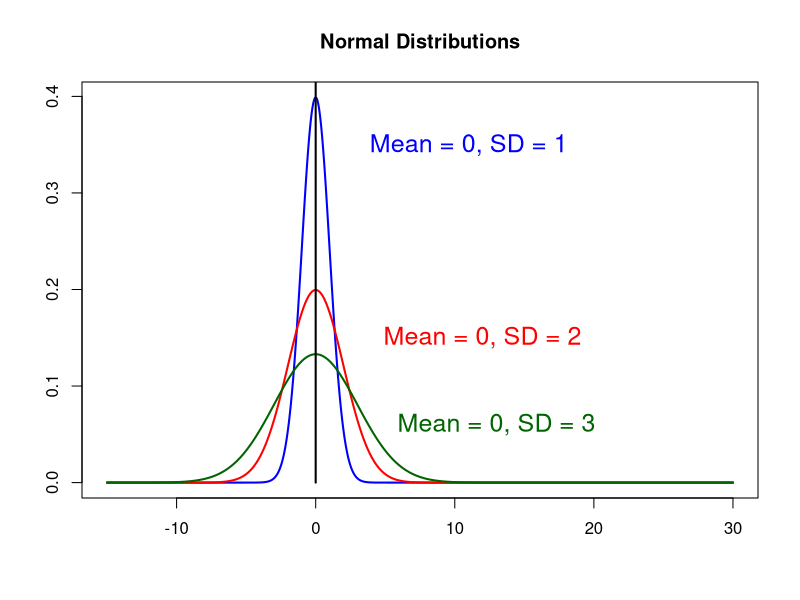

Write the R code that produced this figure.
## ---- chunk 1

y    <- seq( -15, 30, length=1000 ) # sequence from -15 to 30. 
hx.1 <- dnorm( y, 0, 1 ) # densities for the plots.
hx.2 <- dnorm( y, 0, 2 )
hx.3 <- dnorm( y, 0, 3 )

plot( y, hx.1,
  xlab="", ylab="", # blank out the labels for x and y.
  type="n", #do not plot anything.
  main="Normal Distributions" # a title.
)

lines( y, hx.1, col="blue", type="l", lwd=2 )
lines( y, hx.2, col="red", type="l", lwd=2 )
lines( y, hx.3, col="darkgreen", type="l", lwd=2 )

segments( 0, 0, 0, 0.5, col="black", lwd=2 )

text( 11, 0.35, "Mean = 0, SD = 1", col="blue", cex=1.5 )
text( 12, 0.15, "Mean = 0, SD = 2", col="red", cex=1.5 )
text( 13, 0.06, "Mean = 0, SD = 3", col="darkgreen", cex=1.5 )

## ---- chunk 2

cat("\\newpage")

